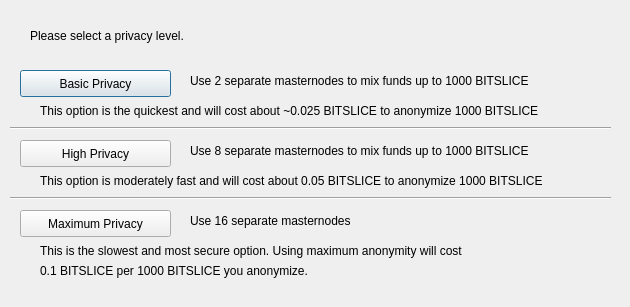
<?xml version="1.0" encoding="UTF-8"?>
<ui version="4.0">
 <class>DarksendConfig</class>
 <widget class="QDialog" name="DarksendConfig">
  <property name="geometry">
   <rect>
    <x>0</x>
    <y>0</y>
    <width>630</width>
    <height>307</height>
   </rect>
  </property>
  <property name="windowTitle">
   <string>Configure Darksend</string>
  </property>
  <widget class="QPushButton" name="buttonBasic">
   <property name="geometry">
    <rect>
     <x>20</x>
     <y>70</y>
     <width>151</width>
     <height>27</height>
    </rect>
   </property>
   <property name="text">
    <string>Basic Privacy</string>
   </property>
  </widget>
  <widget class="QPushButton" name="buttonHigh">
   <property name="geometry">
    <rect>
     <x>20</x>
     <y>140</y>
     <width>151</width>
     <height>27</height>
    </rect>
   </property>
   <property name="text">
    <string>High Privacy</string>
   </property>
  </widget>
  <widget class="QPushButton" name="buttonMax">
   <property name="geometry">
    <rect>
     <x>20</x>
     <y>210</y>
     <width>151</width>
     <height>27</height>
    </rect>
   </property>
   <property name="text">
    <string>Maximum Privacy</string>
   </property>
  </widget>
  <widget class="QLabel" name="label">
   <property name="geometry">
    <rect>
     <x>30</x>
     <y>20</y>
     <width>571</width>
     <height>31</height>
    </rect>
   </property>
   <property name="text">
    <string>Please select a privacy level.</string>
   </property>
  </widget>
  <widget class="QLabel" name="label_2">
   <property name="geometry">
    <rect>
     <x>190</x>
     <y>70</y>
     <width>421</width>
     <height>21</height>
    </rect>
   </property>
   <property name="text">
    <string>Use 2 separate masternodes to mix funds up to 1000 BITSLICE</string>
   </property>
  </widget>
  <widget class="QLabel" name="label_3">
   <property name="geometry">
    <rect>
     <x>190</x>
     <y>140</y>
     <width>411</width>
     <height>21</height>
    </rect>
   </property>
   <property name="text">
    <string>Use 8 separate masternodes to mix funds up to 1000 BITSLICE</string>
   </property>
  </widget>
  <widget class="QLabel" name="label_4">
   <property name="geometry">
    <rect>
     <x>190</x>
     <y>210</y>
     <width>421</width>
     <height>21</height>
    </rect>
   </property>
   <property name="text">
    <string>Use 16 separate masternodes</string>
   </property>
  </widget>
  <widget class="QLabel" name="label_6">
   <property name="geometry">
    <rect>
     <x>40</x>
     <y>100</y>
     <width>561</width>
     <height>21</height>
    </rect>
   </property>
   <property name="text">
    <string>This option is the quickest and will cost about ~0.025 BITSLICE to anonymize 1000 BITSLICE</string>
   </property>
  </widget>
  <widget class="QLabel" name="label_7">
   <property name="geometry">
    <rect>
     <x>40</x>
     <y>170</y>
     <width>561</width>
     <height>21</height>
    </rect>
   </property>
   <property name="text">
    <string>This option is moderately fast and will cost about 0.05 BITSLICE to anonymize 1000 BITSLICE</string>
   </property>
  </widget>
  <widget class="QLabel" name="label_8">
   <property name="geometry">
    <rect>
     <x>40</x>
     <y>240</y>
     <width>561</width>
     <height>21</height>
    </rect>
   </property>
   <property name="text">
    <string>This is the slowest and most secure option. Using maximum anonymity will cost</string>
   </property>
  </widget>
  <widget class="QLabel" name="label_9">
   <property name="geometry">
    <rect>
     <x>40</x>
     <y>260</y>
     <width>561</width>
     <height>21</height>
    </rect>
   </property>
   <property name="text">
    <string>0.1 BITSLICE per 1000 BITSLICE you anonymize.</string>
   </property>
  </widget>
  <widget class="Line" name="line">
   <property name="geometry">
    <rect>
     <x>10</x>
     <y>120</y>
     <width>601</width>
     <height>16</height>
    </rect>
   </property>
   <property name="orientation">
    <enum>Qt::Horizontal</enum>
   </property>
  </widget>
  <widget class="Line" name="line_2">
   <property name="geometry">
    <rect>
     <x>10</x>
     <y>190</y>
     <width>601</width>
     <height>16</height>
    </rect>
   </property>
   <property name="orientation">
    <enum>Qt::Horizontal</enum>
   </property>
  </widget>
 </widget>
 <resources/>
 <connections/>
</ui>
